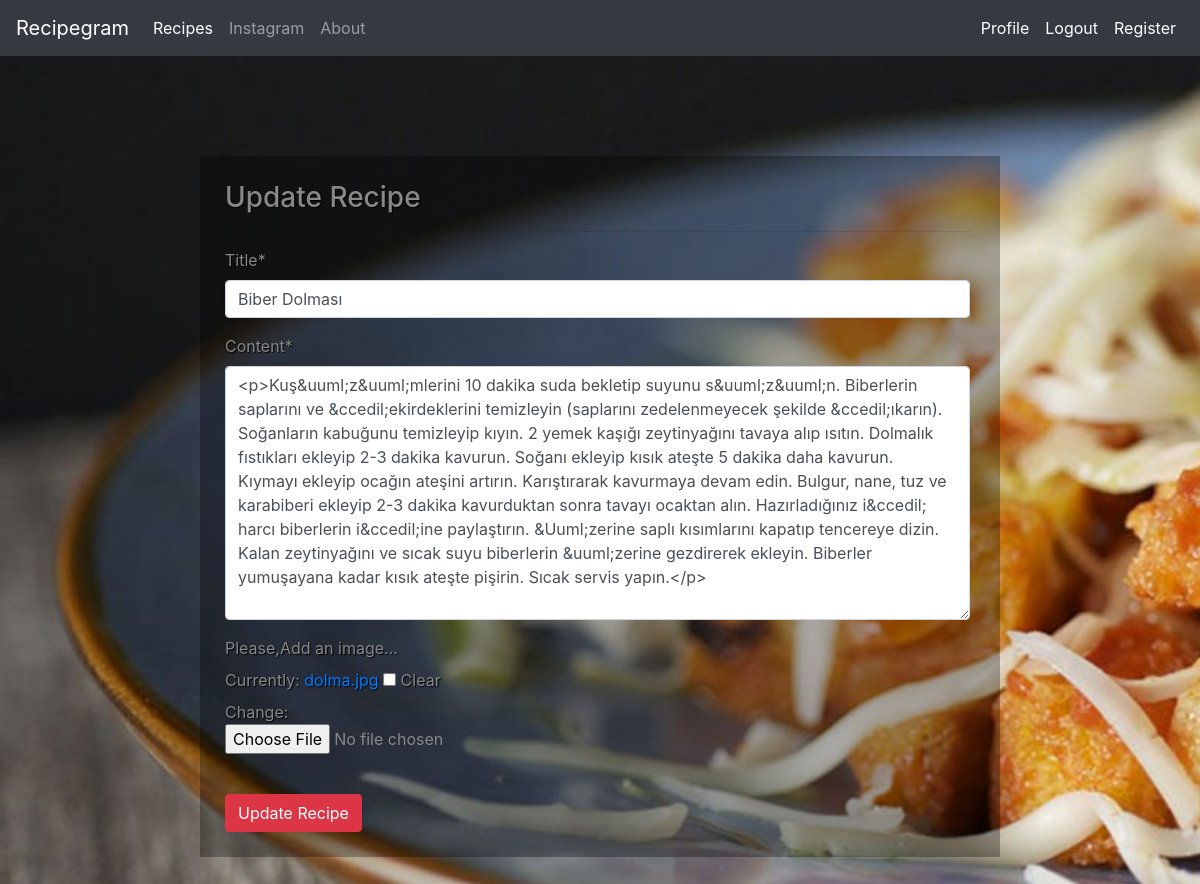
/recipes/update/8 (signed in), run on the app's committed database.
### recipes/models.py (models this page shows, shortened)
class Recipe(models.Model):
    author = models.ForeignKey("auth.User", on_delete = models.CASCADE)
    title = models.CharField(max_length = 50)
    content = RichTextField()
    created_date = models.DateTimeField(auto_now_add=True)
    recipe_image = models.FileField(blank = True , null = True , verbose_name = "Please,Add an image...")

### recipes/views.py (the view)
# urls.py: path('update/<int:id>',views.updateRecipe, name = "update"),
@login_required(login_url="user:login")
def updateRecipe(request,id):
    recipe = get_object_or_404(Recipe, id = id)
    form  = RecipeForm(request.POST or None,request.FILES or None,instance=recipe)
    if form.is_valid():
        recipe = form.save(commit=False)
        recipe.author = request.user
        recipe.save()
        messages.success(request,"It is updated successfully")
        return redirect("recipes:dashboard")
    return render(request,"update.html",{"form":form})

### recipes/forms.py
class RecipeForm(forms.ModelForm):
    class Meta:
        model = Recipe
        fields = ["title","content","recipe_image"]

### templates/update.html (shortened to what this page needs)
{% extends "layout.html" %}
{% load static %}
{% block body %}
{% load crispy_forms_tags %}
 <link rel="stylesheet" href="{% static 'css/update.css' %}">
    <div class="row" id="div_dashboard">
        <div class="container">
            <h3>Update Recipe</h3>
            <hr>
            <form method="post" enctype="multipart/form-data">
                {{form | crispy}}
                <br>
                <button type="submit" class = "btn btn-danger">Update Recipe</button>
            </form>
        </div>
    </div>
{% endblock body %}

### static/css/update.css (style rules this page uses)
body { background: url('plate.jpg') no-repeat; background-size: cover; }
#div_dashboard { margin-left:auto; margin-right:auto; max-width: 800px; background: rgba(0, 0, 0, 0.3); padding: 25px 15px 25px 10px; text-shadow: 1px 1px 1px black; color: #888; }

### data on the page
Recipe: title "Biber Dolması", content "<p>Kuş&uuml;z&uuml;mlerini 10 dakika suda bekletip suyunu s&uuml;z&uuml;n. Biberlerin saplarını ve &ccedil;ekirdeklerini temizleyin (saplarını zedelenmeyecek şekilde &ccedil;ıkarın). Soğanların kabuğunu temizleyip kıyın. 2 yemek kaşığı zeytinyağını tavaya alıp ısıtın. Dolmalık fıstıkları ekleyip 2-3 dakika kavurun. Soğanı ekleyip kısık ateşte 5 dakika daha kavurun. Kıymayı ekleyip ocağın ateşini artırın. Karıştırarak kavurmaya devam edin. Bulgur, nane, tuz ve karabiberi ekleyip 2-3 dakika kavurduktan sonra tavayı ocaktan alın. Hazırladığınız i&ccedil; harcı biberlerin i&ccedil;ine paylaştırın. &Uuml;zerine saplı kısımlarını kapatıp tencereye dizin. Kalan zeytinyağını ve sıcak suyu…"
